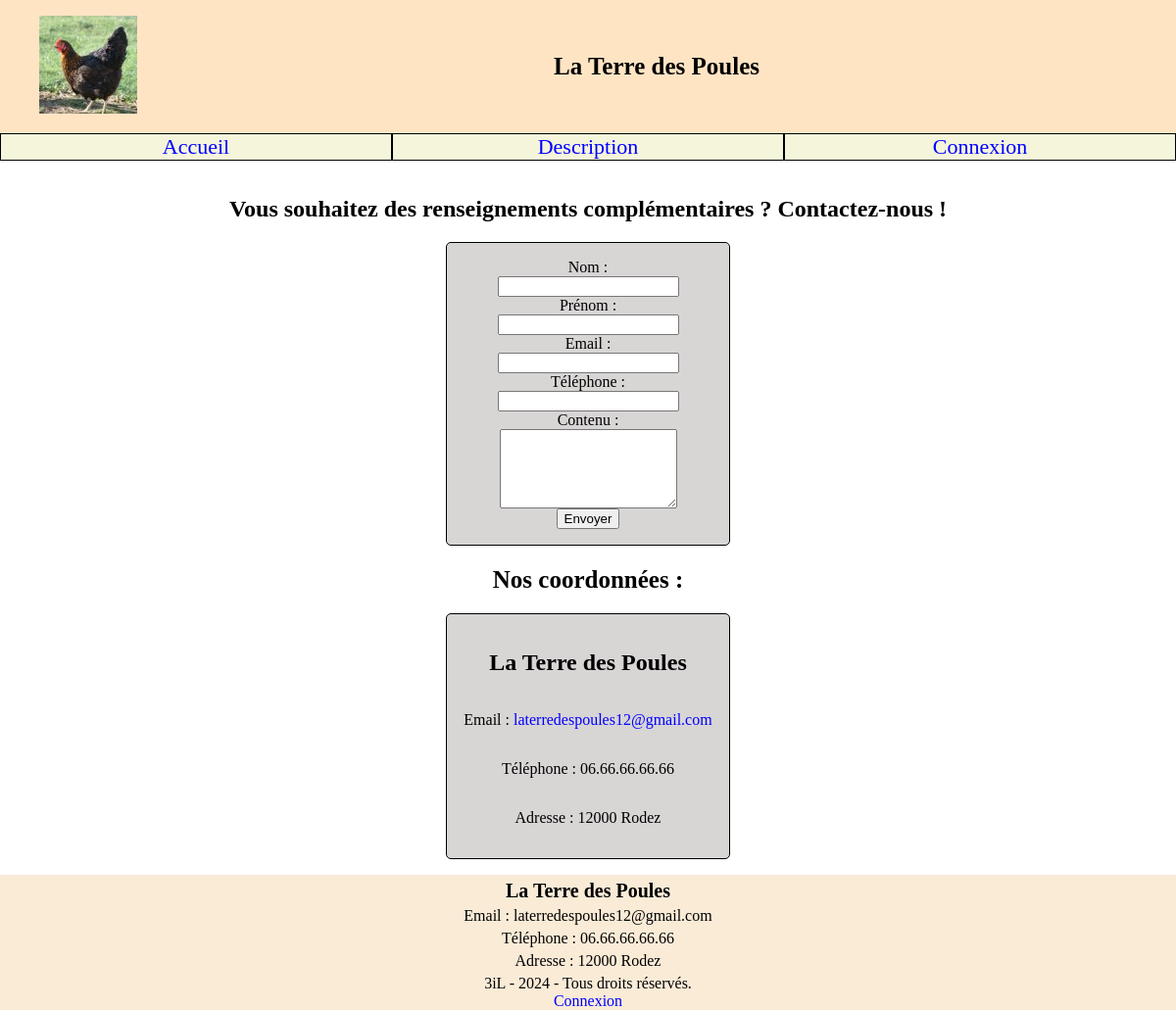
Page /SitePoules/contact/contact.php on the committed database.
### tables this page shows
CREATE TABLE `contact` (
  `id` int(11) NOT NULL,
  `nom` varchar(255) NOT NULL,
  `email` varchar(255) NOT NULL,
  `telephone` varchar(255) NOT NULL,
  `adresse` varchar(255) NOT NULL
);

### SitePoules/contact/contact.php (the view, shortened to what this page needs)
<!DOCTYPE html>
<html lang="fr">
<?php require_once("../structurePages/head.php");
require "../connexionBDD.php"; ?>
<body>
	<?php require_once("../structurePages/header.php"); ?>
	<section>
		<h2>Vous souhaitez des renseignements complémentaires ? Contactez-nous !</h2>
		<form class="form">
			<label for="nom">Nom :</label>
			<input type="text" id="nomForm" name="nom" required>
			<label for="prenom">Prénom :</label>
			<input type="text" id="prenomForm" name="prenom" required>
			<label for="email">Email :</label>
			<input type="email" id="emailForm" name="email" required>
			<label for="telephone">Téléphone :</label>
			<input type="tel" id="telephoneForm" name="telephone" required>
			<label for="contenu">Contenu :</label>
			<textarea id="contenuForm" name="contenu" rows="5" required></textarea>
			<button type="submitForm">Envoyer</button>
    	</form>
		<h1>Nos coordonnées :</h1>
		<div class="form">
		<?php $query = "SELECT nom, email, telephone, adresse FROM contact";
		$result = $conn->query($query);
		while ($row = $result->fetch_assoc()) {
			echo "<h2>" . htmlspecialchars($row['nom']) . "</h2>"
				. "<p>Email : <a href='mailto:" . htmlspecialchars($row['email'])
				. "'>" . htmlspecialchars($row['email']) . "</a></p>"
				. "<p>Téléphone : " . htmlspecialchars($row['telephone']) . "</p>"
				. "<p>Adresse : " . htmlspecialchars($row['adresse']) . "</p>";
		}
		?>
		</div>
	</section>
	<?php include "../structurePages/footerContact.php" ?>
</body>
</html>

### SitePoules/structurePages/footerContact.php
<?php
echo "<footer id='footer'>";
$query = "SELECT nom, email, telephone, adresse FROM contact";
$result = $conn->query($query);
while ($row = $result->fetch_assoc()) {
    echo "<div id='contact-footer'>"
        . "<p id='nom'>" . htmlspecialchars($row['nom']) . "</p>"
        . "<p>Email : " . htmlspecialchars($row['email']) . "</p>"
        . "<p>Téléphone : " . htmlspecialchars($row['telephone']) . "</p>"
        . "<p>Adresse : " . htmlspecialchars($row['adresse']) . "</p>"
        . "</div>";
}
echo "3iL - 2024 - Tous droits réservés." ;
if (isset($_SESSION['userId'])) {
    echo "<a href='../administration/deconnexion.php'>Deconnexion</a>";
} else {
    echo "<a href='../administration/administration.php'>Connexion</a>";
}
echo "</footer>";

### SitePoules/css/polices.css (style rules this page uses)
h1, h2, h3 { display: flex; }
h1 { align-items: center; font-size: 25px; width: 100%; justify-content: center; }
h2, h3 { justify-content: center; }

### SitePoules/css/style.css (style rules this page uses)
#banner, #footer, #menu, .menu-item, body { display: flex; }
a { text-decoration: none; color: #00f; }
#footer { min-height: 60px; justify-content: center; flex-direction: column; font-size: 16px; background-color: #faebd7; align-items: center; }
section { flex: 1; margin: 1rem; }
body { min-height: 100vh; margin: 0; flex-direction: column; }
#contact-footer { text-align: center; }
#contact-footer p { margin: 5px 0; }
#nom { font-weight: 700; font-size: 20px; }

### SitePoules/css/form.css (style rules this page uses)
.form { display: flex; flex-direction: column; align-items: center; border: 1px solid #000; padding: 1rem; border-radius: 5px; width: 16rem; margin: 0 auto; background-color: #d8d5d5; }

### rows in the picture
contact: nom "La Terre des Poules", email "laterredespoules12@gmail.com", telephone "06.66.66.66.66", adresse "12000 Rodez"

### other values in the picture
$label "Accueil"
$label "Description"
$label "Connexion"
